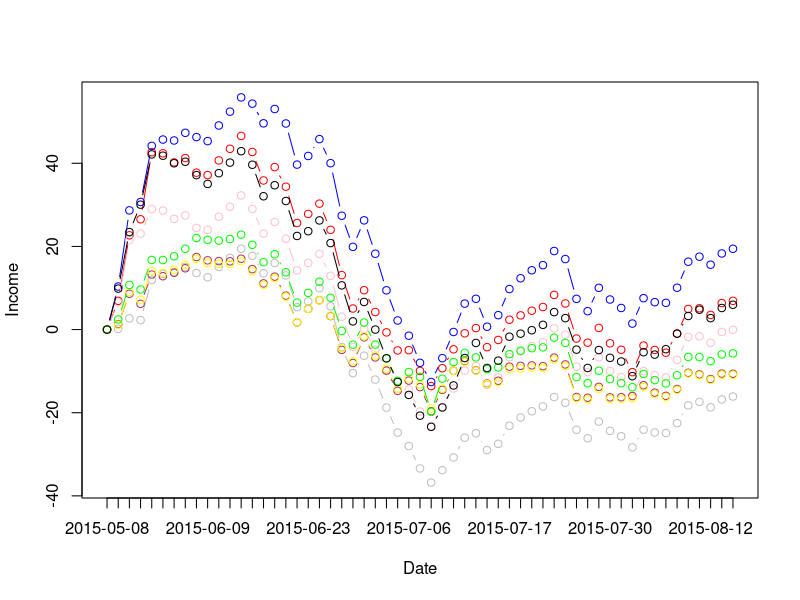

Recreate this plot in R.
library(reshape)

i100 <- read.table("i100.csv", sep=',', header=TRUE, stringsAsFactors=FALSE)
i100$Date <- as.Date(i100$Date, "%Y/%m/%d")
i100 <- na.omit(i100)
i100 <- rename(i100, c(Close="i100_close", Net="i100_net"))

tj100 <- read.table("tj100.csv", sep=',', header=TRUE, stringsAsFactors=FALSE)
tj100$Date <- as.Date(tj100$Date, "%Y-%m-%d")
tj100 <- na.omit(tj100)
tj100 <- rename(tj100, c(Close="tj100_close", Net="tj100_net"))

hs300 <- read.table("hs300.csv", sep=',', header=TRUE, stringsAsFactors=FALSE)
hs300$Date <- as.Date(hs300$Date, "%Y-%m-%d")
hs300 <- rename(hs300, c(Net="hs300_net", Close="hs300_close"))

ss000001 <- read.table("ss000001.csv", sep=',', header=TRUE, stringsAsFactors=FALSE)
ss000001$Date <- as.Date(ss000001$Date, "%Y-%m-%d")
ss000001 <- rename(ss000001, c(Close="ss000001_close"))

candidate <- read.table("candidate.csv", sep=',', header=TRUE, stringsAsFactors=FALSE)
candidate$Date <- as.Date(candidate$Date, "%Y-%m-%d")
candidate <- rename(candidate, c(Net="candidate_net"))


cmp_df <- merge(i100, tj100, by='Date')
cmp_df <- merge(cmp_df, hs300, by='Date')
cmp_df <- merge(cmp_df, ss000001, by='Date')
cmp_df <- merge(cmp_df, candidate, by='Date')

cmp_df <- cmp_df[order(cmp_df$Date),]

start <- 1

cmp_df$i100_index_income <- (cmp_df$i100_close / cmp_df[start, 'i100_close'] - 1) * 100
cmp_df$i100_fund_income <- (cmp_df$i100_net /cmp_df[start, 'i100_net'] - 1) * 100
cmp_df$tj100_index_income <- (cmp_df$tj100_close / cmp_df[start, 'tj100_close'] - 1) * 100
cmp_df$tj100_fund_income <- (cmp_df$tj100_net / cmp_df[start, 'tj100_net'] - 1) * 100
cmp_df$hs300_index_income <-(cmp_df$hs300_close / cmp_df[start, 'hs300_close'] - 1) * 100
cmp_df$hs300_fund_income <- (cmp_df$hs300_net / cmp_df[start, 'hs300_net'] - 1) * 100
cmp_df$ss000001_index_income <- (cmp_df$ss000001_close / cmp_df[start, 'ss000001_close'] - 1) * 100
cmp_df$candidate_fun_income <- (cmp_df$candidate_net / cmp_df[start, 'candidate_net'] - 1) * 100


max4p <- max(cmp_df$i100_index_income, cmp_df$i100_fund_income, cmp_df$tj100_index_income, cmp_df$tj100_fund_income, cmp_df$hs300_index_income, cmp_df$hs300_fund_income, cmp_df$ss000001_index_income, cmp_df$candidate_fun_income)
min4p <- min(cmp_df$i100_index_income, cmp_df$i100_fund_income, cmp_df$tj100_index_income, cmp_df$tj100_fund_income, cmp_df$hs300_index_income, cmp_df$hs300_fund_income, cmp_df$ss000001_index_income, cmp_df$candidate_fun_income)

plot(cmp_df$i100_index_income, type='b', col='red', xaxt='n', xlab='Date', ylab='Income', ylim=c(min4p, max4p))
lines(cmp_df$tj100_index_income, type='b', col='blue')
lines(cmp_df$i100_fund_income, type='b', col='pink')
lines(cmp_df$tj100_fund_income, type='b', col='grey')
lines(cmp_df$hs300_index_income, type='b', col='maroon')
lines(cmp_df$hs300_fund_income, type='b', col='yellow')
lines(cmp_df$ss000001_index_income, type='b', col='green')
lines(cmp_df$candidate_fun_income, type='b', col='black')
axis(1, 1:length(cmp_df$Date), labels=cmp_df$Date)
